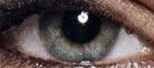
%> input picture assignment1/train/t01.jpg, 154 x 68 px
$ octave --eval "result = eye_detection(imread('train/t01.jpg'));"   (GNU Octave 9; MATLAB toolbox functions it lacks are replaced by stand-ins)
%> lines starting %> are read from the running program, lines starting %| are printed output that depends on the picture; in (x1, y1, x2, y2) boxes, pixels count from 0 and x2, y2 are one past the last pixel; in counts of white or black regions, pixels touching at a corner belong together; the program's own positions count from 1
% Please edit this function only, and submit this Matlab file in a zip file
% along with your PDF report

% Algorithm is loosely commented throughout, but see the attached PDF for
% more details.
function [left_x, right_x, left_y, right_y] = eye_detection(img)
% INPUT: RGB image
% OUTPUT: x and y coordinates of left and right eye.
% Please rewrite this function, and submit this file in Moodle (in a zip file with the report).


% To reduce processing time and potential false positive detections, chop
% off the margins of the image. Note that later on, the coordinates
% returned from this function must be resized to fit the original image.
img = imgaussfilt(img);
[orig_h,orig_w,~] = size(img);
%> orig_h = 68; orig_w = 154
im_reduct = .15;
img = img(ceil(size(img,1)*im_reduct):ceil(size(img,1)*(1-im_reduct)), ceil(size(img,2)*im_reduct):ceil(size(img,2)*(1-im_reduct)),:);
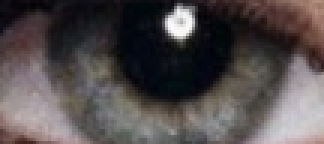
%> img: size 48x108x3 uint8 (shown 3 times larger); mean R, G, B 83.1, 76.5, 77.1

% Extract edges using Sobel edge detection.
edge_im = edge(im2bw(img));
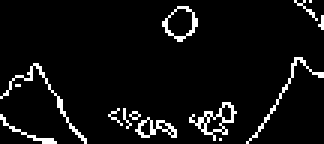
%> edge_im: size 48x108 logical (shown 3 times larger); 5.9% white in thin lines or dots

% Convert to HSV color space.
img = rgb2hsv(img);
%> img: size 48x108x3 double; mean H, S, V 0.476, 0.227, 0.335

crop_h = round(size(img,1)/18);
%> crop_h = 3
crop_w = round(size(img,2)/18);
%> crop_w = 6

step_size_mult = 10;
best_score = Inf;
scores = Inf*ones(1,3);


% Setup bucket matrix created from earlier training...
bucketMatrix = fill_bucket_matrix;


% Iterate over image and score some cropped images.
for row=1:ceil(crop_h/step_size_mult):size(img,1)
    if row > size(img,1) - crop_h;
        continue;
    end

    for col=1:ceil(crop_w/step_size_mult):size(img,2)
        if col > size(img,2) - crop_w;
            continue;
        end
        im_patch = imcrop(img,[col,row,crop_w,crop_h]);
        patch_edges = imcrop(edge_im,[col,row,crop_w,crop_h]);
        score = patch_eval(im_patch,patch_edges,bucketMatrix);
        scores(end+1,:) = [score, row, col];
        if best_score > score
            best_score = score;
        end
    end
end
%> after the loop, best_score = 0.144

% The top score is likely one of the eyes. Now find the other one.
scores = sortrows(scores);
top_scoring = scores(1,:);
%> top_scoring = [0.144 20 90]

% Cap the search at 50 to reduce processing time.
if size(scores,1) > 50
    range_to_search = 50;
else
    range_to_search = size(scores,1);
end
pairFound = -1;
for i=2:range_to_search
    % Rows should be about the same for both eyes.
    if abs(top_scoring(2) - scores(i,2)) > size(img,1)/8
        continue;
    end
    % Columns should be roughly between 5 to 30% of image width to each
    % other.
    width_diff = abs(top_scoring(3) - scores(i,3));
    if width_diff > size(img,2) * .8 || width_diff < size(img,2) * .2
        continue;
    end

    pairFound = i;
    break;
end
%> this loop made 3 passes
%> width_diff on passes 1 to 3: 10, 1, 73

% Uh oh, no good matches. Guess based on image dimensions. Return.
if pairFound == -1
    left_x = round(size(img,2) * .4 + im_reduct * orig_w);
    left_y = round(size(img,1) * .4 + im_reduct * orig_h);

    right_x = round(size(img,2) * .6 + im_reduct * orig_w);
    right_y = round(size(img,1) * .4 + im_reduct * orig_h);
    return;

% Two high scoring matches that are spatially reasonable have been found.
elseif top_scoring(3) > scores(pairFound,3)
    left_eye = scores(pairFound,:);
%> left_eye = [0.144 25 17]
    right_eye = top_scoring;
%> right_eye = [0.144 20 90]
else
    left_eye = top_scoring;
    right_eye = scores(pairFound,:);
end

% Estimation is based on center position of the chosen image patches.
left_x = round(left_eye(3) + crop_w / 2 + im_reduct * orig_w);
%> left_x = 43
left_y = round(left_eye(2) + crop_h / 2 + im_reduct * orig_h);
%> left_y = 37
right_x = round(right_eye(3) + crop_w / 2 + im_reduct * orig_w);
%> right_x = 116
right_y = round(right_eye(2) + crop_h / 2 + im_reduct * orig_h);
%> right_y = 32
%> `result = eye_detection(imread('train/t01.jpg'));`: result = 43
end

% Computes a score that tells how likely this image patch is an eye. A
% lower score is better.
% [69 lines left out: function patch_eval, not called in this run]

% Here are some results from my training scripts where patches were taken
% using the ground truth of an image. Brown, green, and blue eyes are
% represented fairly evenly.
function [bucketMatrix] = fill_bucket_matrix()
    bucketMatrix = struct('black',0,'red',0,'green',0, ...
        'blue',0, 'brown',0, 'white',0, 'unclassified',0, 'edges',0);

    bucketMatrix(1) = struct('black',0.3064,'red',0.1267,'green',0.0930, ...
        'blue',0.0444, 'brown',0.1900, 'white',0.0448, 'unclassified',0.1948, 'edges',0.0613);
    bucketMatrix(2) = struct('black',0.1496,'red',0.0572,'green',0.1590, ...
        'blue',0.3281, 'brown',0.1263, 'white',0.1590, 'unclassified',0.0207, 'edges',0.0610);
    bucketMatrix(3) = struct('black',0.0214,'red',0.2545,'green',0.0524, ...
        'blue',0.000019602, 'brown',0.4458, 'white',0.0440, 'unclassified',0.1819, 'edges',0.0024);
    bucketMatrix(4) = struct('black',0.0797,'red',0.3435,'green',0.0493, ...
        'blue',0.0095, 'brown',0.4288, 'white',0.0133, 'unclassified',0.0759, 'edges',0.0304);
    bucketMatrix(5) = struct('black',0.0163,'red',0.1182,'green',0.0516, ...
        'blue',0.0163, 'brown',0.2935, 'white',0.0992, 'unclassified',0.4049, 'edges',0);
    bucketMatrix(6) = struct('black',0.3908,'red',0.0043,'green',0.0051, ...
        'blue',0.3361, 'brown',0.0061, 'white',0.1262, 'unclassified',0.1315, 'edges',0.0632);
    bucketMatrix(7) = struct('black',0.2864,'red',0.1091,'green',0.0318, ...
        'blue',0, 'brown',0.4409, 'white',0, 'unclassified',0.1318, 'edges',0.0545);
    bucketMatrix(8) = struct('black',0.2036,'red',0.5945,'green',0.0127, ...
        'blue',0.0327, 'brown',0.0527, 'white',0.0055, 'unclassified',0.0982, 'edges',.1545);
end

$ run again, on assignment1/train/t07.jpg
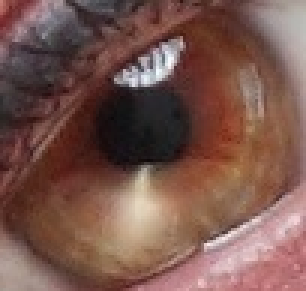
%> input picture assignment1/train/t07.jpg, 102 x 97 px (shown 3 times larger)
%> in eye_detection, `img = img(ceil(size(img,1)*im_reduct):ceil(size(img,1)*(1-im_reduct)),..`:
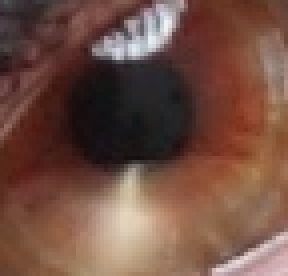
%> img: size 69x72x3 uint8 (shown 4 times larger); mean R, G, B 113.3, 79, 67.1
%> in eye_detection, `edge_im = edge(im2bw(img));`:
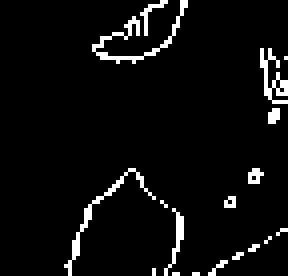
%> edge_im: size 69x72 logical (shown 4 times larger); 5% white in thin lines or dots, all inside (x1, y1, x2, y2) = (16, 0, 72, 69)
%> after the loop in eye_detection, `for row=1:ceil(crop_h/step_size_mult):size(img,1)`: best_score = 0.266
%> top_scoring = [0.266 39 34]
%> the loop in eye_detection, `for i=2:range_to_search` made 37 passes
%> width_diff on passes 1, 2, 3, 9, 10, 11, 14, 31: 2, 1, 3, 7, 6, 1, 5, 2
%> right_eye = [0.422 32 65]
%> left_x = 51
%> left_y = 56
%> right_x = 82
%> right_y = 49
%> result = 51

$ run again, on assignment1/train/t08.jpg
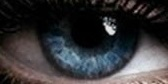
%> input picture assignment1/train/t08.jpg, 168 x 84 px
%> in eye_detection, `img = img(ceil(size(img,1)*im_reduct):ceil(size(img,1)*(1-im_reduct)),..`:
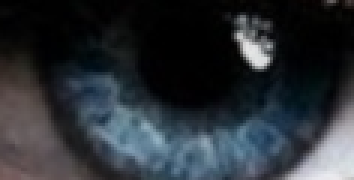
%> img: size 60x118x3 uint8 (shown 3 times larger); mean R, G, B 42.6, 47.8, 53.2
%> in eye_detection, `edge_im = edge(im2bw(img));`:
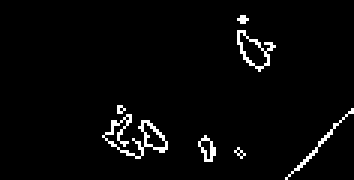
%> edge_im: size 60x118 logical (shown 3 times larger); 3% white in thin lines or dots, all inside (x1, y1, x2, y2) = (34, 5, 118, 60)
%> after the loop in eye_detection, `for row=1:ceil(crop_h/step_size_mult):size(img,1)`: best_score = 0.189
%> top_scoring = [0.189 22 6]
%> the loop in eye_detection, `for i=2:range_to_search` made 21 passes
%> width_diff on passes 1, 2, 3, 4, 6, 9, 10, 13: 2, 1, 1, 3, 3, 2, 1, 4
%> right_eye = [0.348 18 88]
%> left_x = 35
%> left_y = 36
%> right_x = 117
%> right_y = 32
%> result = 35
